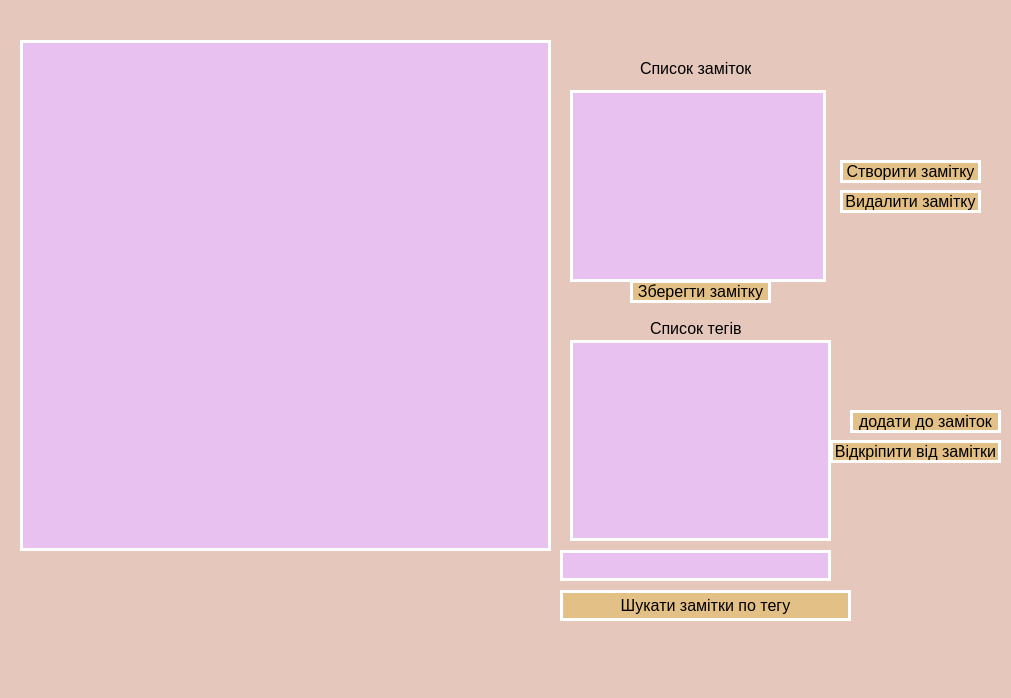
<?xml version="1.0" encoding="UTF-8"?>
<ui version="4.0">
 <class>MainWindow</class>
 <widget class="QMainWindow" name="MainWindow">
  <property name="geometry">
   <rect>
    <x>0</x>
    <y>0</y>
    <width>1011</width>
    <height>698</height>
   </rect>
  </property>
  <property name="windowTitle">
   <string>MainWindow</string>
  </property>
  <property name="styleSheet">
   <string notr="true">background: #e5c7bb;</string>
  </property>
  <widget class="QWidget" name="centralwidget">
   <widget class="QTextEdit" name="textEdit">
    <property name="geometry">
     <rect>
      <x>20</x>
      <y>40</y>
      <width>531</width>
      <height>511</height>
     </rect>
    </property>
    <property name="font">
     <font>
      <pointsize>12</pointsize>
     </font>
    </property>
    <property name="styleSheet">
     <string notr="true">background:#e9c1f0;
border:3px solid white;</string>
    </property>
   </widget>
   <widget class="QLabel" name="label">
    <property name="geometry">
     <rect>
      <x>640</x>
      <y>60</y>
      <width>111</width>
      <height>16</height>
     </rect>
    </property>
    <property name="font">
     <font>
      <pointsize>12</pointsize>
     </font>
    </property>
    <property name="text">
     <string>Список заміток</string>
    </property>
   </widget>
   <widget class="QLabel" name="label_2">
    <property name="geometry">
     <rect>
      <x>650</x>
      <y>320</y>
      <width>101</width>
      <height>16</height>
     </rect>
    </property>
    <property name="font">
     <font>
      <pointsize>12</pointsize>
     </font>
    </property>
    <property name="text">
     <string>Список тегів</string>
    </property>
   </widget>
   <widget class="QListWidget" name="listWidget">
    <property name="geometry">
     <rect>
      <x>570</x>
      <y>90</y>
      <width>256</width>
      <height>192</height>
     </rect>
    </property>
    <property name="font">
     <font>
      <pointsize>12</pointsize>
     </font>
    </property>
    <property name="styleSheet">
     <string notr="true">background:#e9c1f0;
border:3px solid white;</string>
    </property>
   </widget>
   <widget class="QListWidget" name="listWidget_2">
    <property name="geometry">
     <rect>
      <x>570</x>
      <y>340</y>
      <width>261</width>
      <height>201</height>
     </rect>
    </property>
    <property name="font">
     <font>
      <pointsize>12</pointsize>
     </font>
    </property>
    <property name="styleSheet">
     <string notr="true">background:#e9c1f0;
border:3px solid white;</string>
    </property>
   </widget>
   <widget class="QPushButton" name="pushButton">
    <property name="geometry">
     <rect>
      <x>840</x>
      <y>160</y>
      <width>141</width>
      <height>23</height>
     </rect>
    </property>
    <property name="font">
     <font>
      <pointsize>12</pointsize>
     </font>
    </property>
    <property name="styleSheet">
     <string notr="true">background:#e3c085;
border:3px solid white;</string>
    </property>
    <property name="text">
     <string>Створити замітку</string>
    </property>
   </widget>
   <widget class="QPushButton" name="pushButton_2">
    <property name="geometry">
     <rect>
      <x>840</x>
      <y>190</y>
      <width>141</width>
      <height>23</height>
     </rect>
    </property>
    <property name="font">
     <font>
      <pointsize>12</pointsize>
     </font>
    </property>
    <property name="styleSheet">
     <string notr="true">background:#e3c085;
border:3px solid white;</string>
    </property>
    <property name="text">
     <string>Видалити замітку</string>
    </property>
   </widget>
   <widget class="QPushButton" name="pushButton_3">
    <property name="geometry">
     <rect>
      <x>630</x>
      <y>280</y>
      <width>141</width>
      <height>23</height>
     </rect>
    </property>
    <property name="font">
     <font>
      <pointsize>12</pointsize>
     </font>
    </property>
    <property name="styleSheet">
     <string notr="true">background:#e3c085;
border:3px solid white;</string>
    </property>
    <property name="text">
     <string>Зберегти замітку</string>
    </property>
   </widget>
   <widget class="QPushButton" name="pushButton_4">
    <property name="geometry">
     <rect>
      <x>850</x>
      <y>410</y>
      <width>151</width>
      <height>23</height>
     </rect>
    </property>
    <property name="font">
     <font>
      <pointsize>12</pointsize>
     </font>
    </property>
    <property name="styleSheet">
     <string notr="true">background:#e3c085;
border:3px solid white;</string>
    </property>
    <property name="text">
     <string>додати до заміток</string>
    </property>
   </widget>
   <widget class="QPushButton" name="pushButton_5">
    <property name="geometry">
     <rect>
      <x>830</x>
      <y>440</y>
      <width>171</width>
      <height>23</height>
     </rect>
    </property>
    <property name="font">
     <font>
      <pointsize>12</pointsize>
     </font>
    </property>
    <property name="styleSheet">
     <string notr="true">background:#e3c085;
border:3px solid white;
</string>
    </property>
    <property name="text">
     <string>Відкріпити від замітки</string>
    </property>
   </widget>
   <widget class="QPushButton" name="pushButton_6">
    <property name="geometry">
     <rect>
      <x>560</x>
      <y>590</y>
      <width>291</width>
      <height>31</height>
     </rect>
    </property>
    <property name="font">
     <font>
      <pointsize>12</pointsize>
     </font>
    </property>
    <property name="styleSheet">
     <string notr="true">background:#e3c085;
border:3px solid white;</string>
    </property>
    <property name="text">
     <string>Шукати замітки по тегу</string>
    </property>
   </widget>
   <widget class="QLineEdit" name="lineEdit">
    <property name="geometry">
     <rect>
      <x>560</x>
      <y>550</y>
      <width>271</width>
      <height>31</height>
     </rect>
    </property>
    <property name="font">
     <font>
      <pointsize>12</pointsize>
     </font>
    </property>
    <property name="styleSheet">
     <string notr="true">background:#e9c1f0;
border:3px solid white;</string>
    </property>
   </widget>
  </widget>
  <widget class="QMenuBar" name="menubar">
   <property name="geometry">
    <rect>
     <x>0</x>
     <y>0</y>
     <width>1011</width>
     <height>21</height>
    </rect>
   </property>
  </widget>
  <widget class="QStatusBar" name="statusbar"/>
 </widget>
 <resources/>
 <connections/>
</ui>
